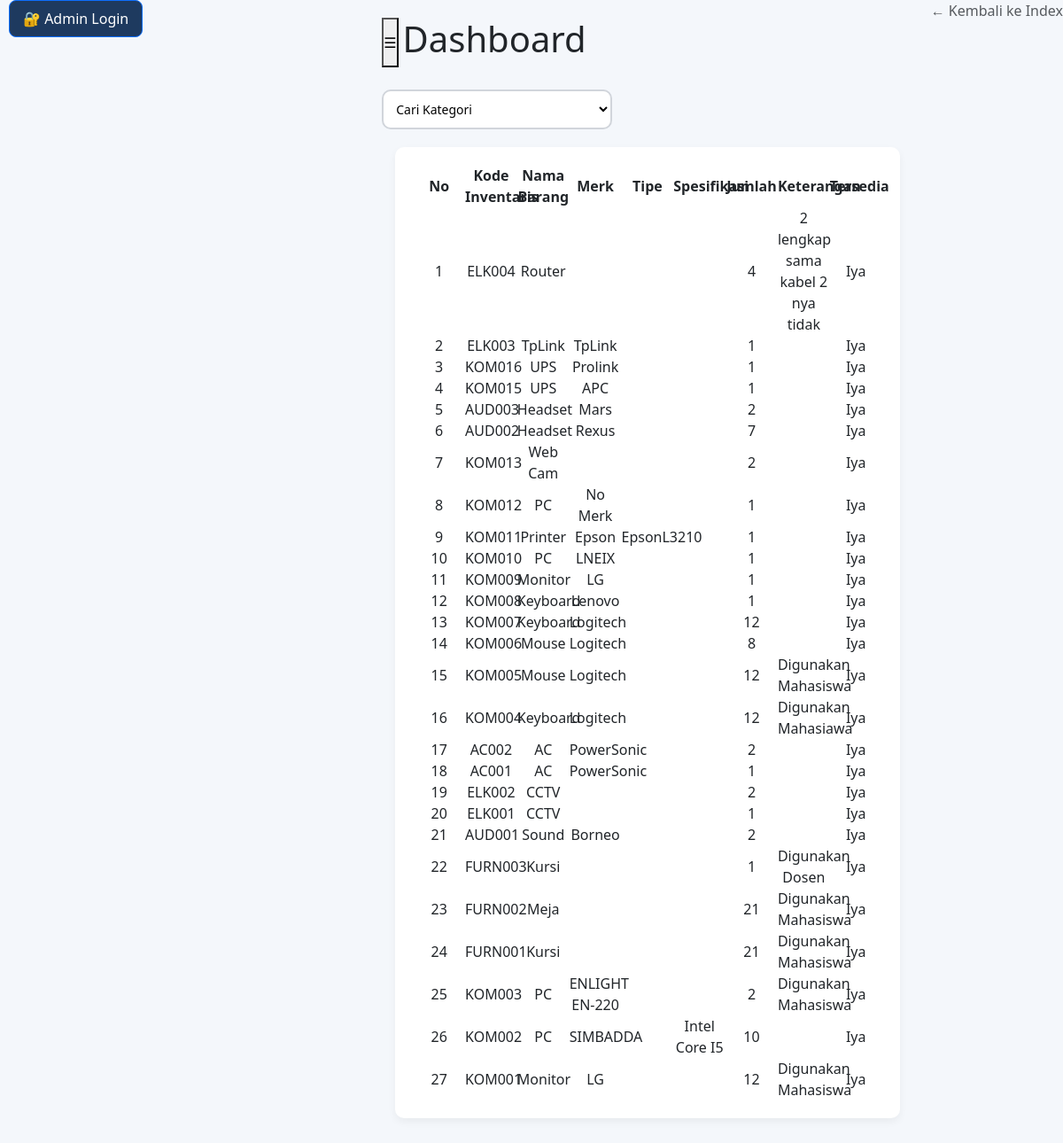
Before: / with the older database file.
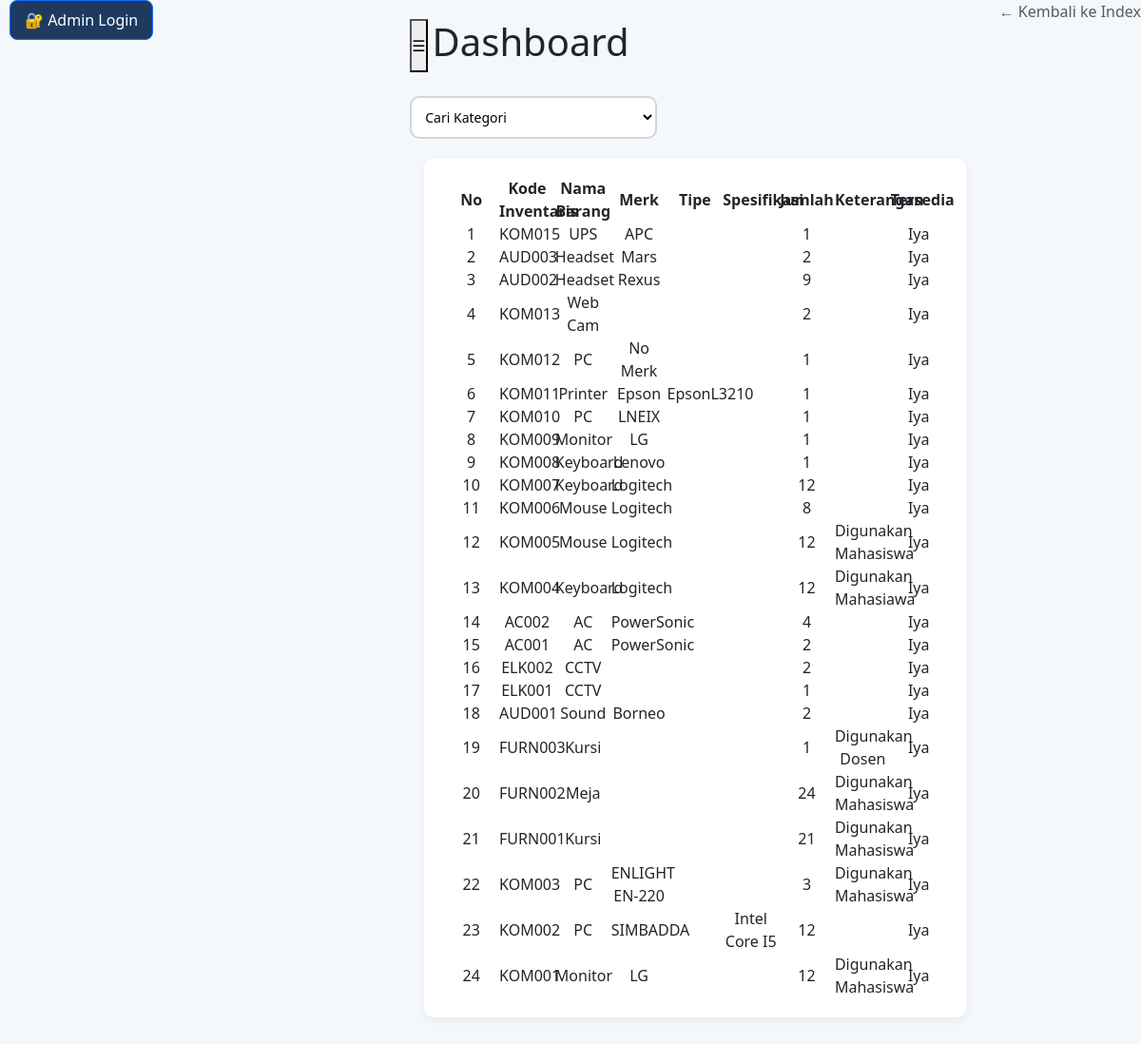
After: the same page with the newer database file.
### tables this page shows
CREATE TABLE `barang` (
  `id` int NOT NULL,
  `kategori_id` int DEFAULT NULL,
  `kode_inventaris` varchar(50) NOT NULL,
  `nama_barang` varchar(100) NOT NULL,
  `merk` varchar(100) DEFAULT NULL,
  `tipe` varchar(100) DEFAULT NULL,
  `spesifikasi` text,
  `jumlah` int NOT NULL,
  `kondisi` enum('Baik','Cukup','Rusak') NOT NULL,
  `lokasi` varchar(100) DEFAULT NULL,
  `tahun_perolehan` year DEFAULT NULL,
  `keterangan` text,
  `tersedia` tinyint(1) NOT NULL DEFAULT '1',
  `create_at` timestamp NULL DEFAULT CURRENT_TIMESTAMP
);

### index.php (the view, shortened to what this page needs)
<?php
include "config/database.php";
 $where_sql = '';
$query = "
    SELECT barang.*, kategori.nama_kategori
    FROM barang
    JOIN kategori ON barang.kategori_id = kategori.id
    $where_sql
    ORDER BY barang.id DESC
";
$result = mysqli_query($conn, $query)
?>
<!DOCTYPE html>
<html lang="en">
    <head>
        <link href="https://cdn.jsdelivr.net/npm/bootstrap@5.3.2/dist/css/bootstrap.min.css" rel="stylesheet">
        <link rel="stylesheet" href="../assets/style.css"
        <meta charset="UTF-8">
    </head>
<body class="body">
    <div>
        <a href="login.php" class="btn btn-primary admin-login">
            🔐 Admin Login
        </a>
    </div>
    <div class="container">
        <div class="main" id="main">
        <div class="header">
            <div class="button_dash">
                <button id="toggleSidebar">☰</button>
                <h1>Dashboard</h1>
            </div>
        </div>
        <div class="kategori-select">
            <form method="GET">
                <select name="kategori" class="kategori-slct" id="kategoriSelect">
                    <option value="">Cari Kategori</option>
                </select>
            </form>
        </div>
        <div class="table-container">
            <table>
                <tr>
                    <th>No</th>
                    <th>Kode Inventaris</th>
                    <th>Nama Barang</th>
                    <th>Merk</th>
                    <th>Tipe</th>
                    <th>Spesifikasi</th>
                    <th>Jumlah</th>
                    <th>Keterangan</th>
                    <th>Tersedia</th>
                </tr>
                    <?php
                    $no = 1;
                    while ($row = mysqli_fetch_assoc($result)) {
                    ?>
                <tr>
                    <td><?= $no++; ?></td>
                    <td><?= $row['kode_inventaris']; ?></td>
                    <td><?= $row['nama_barang']; ?></td>
                    <td><?= $row['merk']; ?></td>
                    <td><?= $row['tipe']; ?></td>
                    <td><?= $row['spesifikasi']; ?></td>
                    <td><?= $row['jumlah']; ?></td>
                    <td><?= $row['keterangan']; ?></td>
                    <td><?= $row['tersedia'] == 1 ? 'Iya' : 'Tidak'; ?></td>
                    <?php } ?>
                </tr>
            </table>
        </div>
    </div>
<a href="index.php" class="text-decoration-none text-muted">
    ← Kembali ke Index
</a>
</body>
</html>

### assets/style.css (style rules this page uses)
* { margin: 0; padding: 0; box-sizing: border-box; font-family: 'Segoe UI', Tahoma, Geneva, Verdana, sans-serif; }
.body { background : #f4f7fb; display: flex; }
.container { display: contents; }
.main { flex: 1; margin-left: 250px; padding: 20px; width: 100%; transition: 0.3s; }
.header { display: flex; align-items:center; margin-bottom: 25px; gap: 10px; justify-content: space-between; }
.button_dash { display: flex; gap: 5px; }
.btn-primary { display: inline-block; padding: 8px 15px; border-radius: 8px; text-decoration: none; background: #1e3a5f; color: white; margin-left: 10px; }
.kategori-select { margin: 20px 0; }
.kategori-slct { width: 260px; height: 45px; border-radius: 10px; border: 2px solid #d1d5db; padding: 0 10px; font-size: 14px; background: white; cursor: pointer; }
.table-container { width: 95%; margin: 20px auto; background: white; padding: 20px; border-radius: 10px; box-shadow: 0 4px 10px rgba(0, 0, 0, 0.05); transition: 0.3s; }
table { width: 100%; border-collapse: collapse; background-color: white; border-color: #000; text-align: center; table-layout: fixed; }

Changed rows visible on the page:
removed barang: kode_inventaris "ELK004", nama_barang "Router", jumlah "4", keterangan "2 lengkap sama kabel 2 nya tidak", tersedia "Iya"
removed barang: kode_inventaris "ELK003", nama_barang "TpLink", merk "TpLink", jumlah "1", tersedia "Iya"
removed barang: kode_inventaris "KOM016", nama_barang "UPS", merk "Prolink", jumlah "1", tersedia "Iya"
changed barang "AUD002": jumlah "7" → "9"
changed barang "AC002": jumlah "2" → "4"
changed barang "AC001": jumlah "1" → "2"
changed barang "FURN002": jumlah "21" → "24"
changed barang "KOM003": jumlah "2" → "3"
changed barang "KOM002": jumlah "10" → "12"
